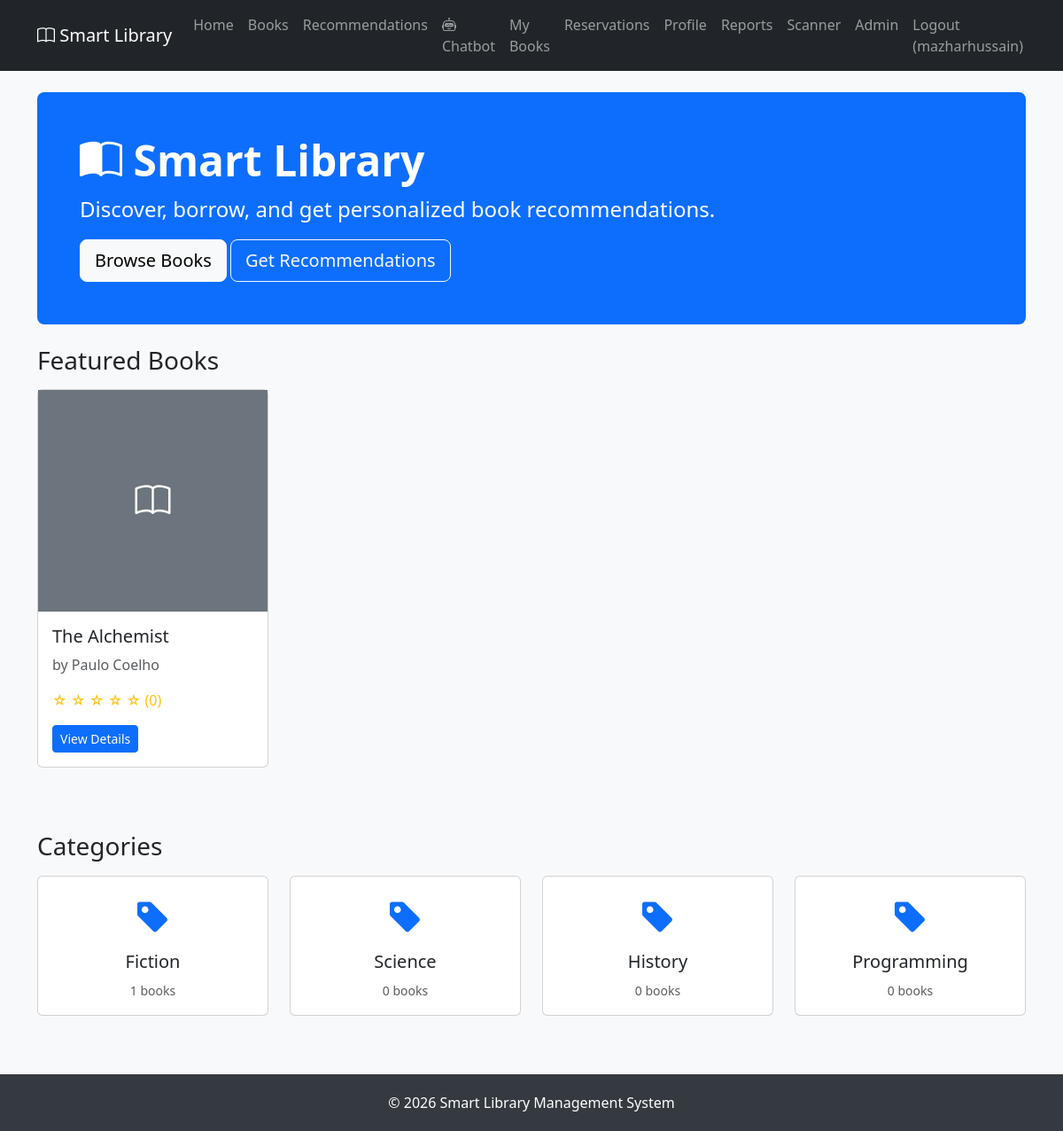
The app's page / (signed in) with its own data.
### books/models.py (models this page shows, shortened)
class Book(models.Model):
    title = models.CharField(max_length=200)
    author = models.CharField(max_length=150)
    isbn = models.CharField(max_length=13, unique=True)
    category = models.ForeignKey(Category, on_delete=models.SET_NULL, null=True, related_name='books')
    description = models.TextField(blank=True)
    cover_image = models.ImageField(upload_to='book_covers/', blank=True, null=True)
    total_copies = models.PositiveIntegerField(default=1)
    available_copies = models.PositiveIntegerField(default=1)
    published_year = models.PositiveIntegerField(blank=True, null=True)
    added_on = models.DateTimeField(auto_now_add=True)
    @property
    def average_rating(self):
        reviews = self.reviews.all()
        if reviews.exists():
            return round(sum(r.rating for r in reviews) / reviews.count(), 1)
        return 0

class Category(models.Model):
    name = models.CharField(max_length=100, unique=True)
    description = models.TextField(blank=True)
    class Meta:
        verbose_name_plural = "Categories"

### books/views.py (the view)
# urls.py: path('', views.home, name='home'),
def home(request):
    featured_books = Book.objects.all()[:8]
    categories = Category.objects.all()
    return render(request, 'books/home.html', {
        'featured_books': featured_books,
        'categories': categories,
    })

### templates/books/home.html (shortened to what this page needs)
{% extends 'base.html' %}
{% block content %}
<div class="p-5 mb-4 bg-primary text-white rounded-3">
    <h1 class="display-5 fw-bold"><i class="bi bi-book-half"></i> Smart Library</h1>
    <p class="fs-4">Discover, borrow, and get personalized book recommendations.</p>
    <a href="{% url 'books:book_list' %}" class="btn btn-light btn-lg">Browse Books</a>
    <a href="{% url 'books:recommendations' %}" class="btn btn-outline-light btn-lg">Get Recommendations</a>
</div>
<h3 class="mb-3">Featured Books</h3>
<div class="row">
    {% for book in featured_books %}
        <div class="col-md-3 mb-4">
            <div class="card h-100">
                {% if book.cover_image %}
                    <img src="{{ book.cover_image.url }}" class="card-img-top" alt="{{ book.title }}" style="height: 250px; object-fit: cover;">
                {% else %}
                    <div class="bg-secondary text-white d-flex align-items-center justify-content-center" style="height: 250px;">
                        <i class="bi bi-book fs-1"></i>
                    </div>
                {% endif %}
                <div class="card-body">
                    <h5 class="card-title">{{ book.title }}</h5>
                    <p class="card-text text-muted">by {{ book.author }}</p>
                    <p class="star-rating">
                        {% for i in "12345" %}
                            {% if forloop.counter <= book.average_rating %}★{% else %}☆{% endif %}
                        {% endfor %}
                        ({{ book.average_rating }})
                    </p>
                    <a href="{% url 'books:book_detail' book.id %}" class="btn btn-sm btn-primary">View Details</a>
                </div>
            </div>
        </div>
    {% empty %}
        <p class="text-muted">No books yet. Add some from the admin panel.</p>
    {% endfor %}
</div>
<h3 class="mb-3 mt-5">Categories</h3>
<div class="row">
    {% for cat in categories %}
        <div class="col-md-3 mb-3">
            <a href="{% url 'books:book_list' %}?category={{ cat.id }}" class="text-decoration-none">
                <div class="card text-center">
                    <div class="card-body">
                        <i class="bi bi-tag-fill fs-1 text-primary"></i>
                        <h5 class="mt-2">{{ cat.name }}</h5>
                        <small class="text-muted">{{ cat.books.count }} books</small>
                    </div>
                </div>
            </a>
        </div>
    {% endfor %}
</div>
{% endblock %}

### templates/base.html (shortened to what this page needs)
<!DOCTYPE html>
<html lang="en">
<head>
    <link href="https://cdn.jsdelivr.net/npm/bootstrap@5.3.2/dist/css/bootstrap.min.css" rel="stylesheet">
    <link href="https://cdn.jsdelivr.net/npm/bootstrap-icons@1.11.1/font/bootstrap-icons.css" rel="stylesheet">
</head>
<body>
    <nav class="navbar navbar-expand-lg navbar-dark bg-dark">
        <div class="container">
            <a class="navbar-brand" href="{% url 'books:home' %}">
                <i class="bi bi-book"></i> Smart Library
            </a>
            <div class="collapse navbar-collapse" id="navbarNav">
                <ul class="navbar-nav ms-auto">
                    <li class="nav-item"><a class="nav-link" href="{% url 'books:home' %}">Home</a></li>
                    <li class="nav-item"><a class="nav-link" href="{% url 'books:book_list' %}">Books</a></li>
                    <li class="nav-item"><a class="nav-link" href="{% url 'books:recommendations' %}">Recommendations</a></li>
                    <li class="nav-item"><a class="nav-link" href="{% url 'books:chatbot' %}"><i class="bi bi-robot"></i> Chatbot</a></li>
                    {% if user.is_authenticated %}
                        <li class="nav-item"><a class="nav-link" href="{% url 'books:my_books' %}">My Books</a></li>
                        <li class="nav-item"><a class="nav-link" href="{% url 'books:my_reservations' %}">Reservations</a></li>
                        <li class="nav-item"><a class="nav-link" href="{% url 'books:profile' %}">Profile</a></li>
                        {% if user.is_staff %}
                            <li class="nav-item"><a class="nav-link" href="{% url 'books:reports' %}">Reports</a></li>
                            <li class="nav-item"><a class="nav-link" href="{% url 'books:scanner' %}">Scanner</a></li>
                            <li class="nav-item"><a class="nav-link" href="/admin/">Admin</a></li>
                        {% endif %}
                        <li class="nav-item"><a class="nav-link" href="{% url 'books:logout' %}">Logout ({{ user.username }})</a></li>
                    {% else %}
                        <li class="nav-item"><a class="nav-link" href="{% url 'books:login' %}">Login</a></li>
                        <li class="nav-item"><a class="nav-link" href="{% url 'books:register' %}">Register</a></li>
                    {% endif %}
                </ul>
            </div>
        </div>
    </nav>
    <div class="container mt-4">
        {% block content %}{% endblock %}
    </div>
    <footer class="text-center">
        <div class="container">
            <p class="mb-0">© 2026 Smart Library Management System</p>
        </div>
    </footer>
</body>
</html>

### templates/base.html (style rules this page uses)
body { background-color: #f8f9fa; }
.card { transition: transform 0.2s; }
.star-rating { color: #ffc107; }
footer { margin-top: 50px; padding: 20px 0; background: #343a40; color: #fff; }

### records on screen
Book: title "The Alchemist", author "Paulo Coelho", average_rating "0"
Category: name "Fiction", books.count "1"
Category: name "Science", books.count "0"
Category: name "History", books.count "0"
Category: name "Programming", books.count "0"

### other values on screen
{{ user.username }} "mazharhussain"
